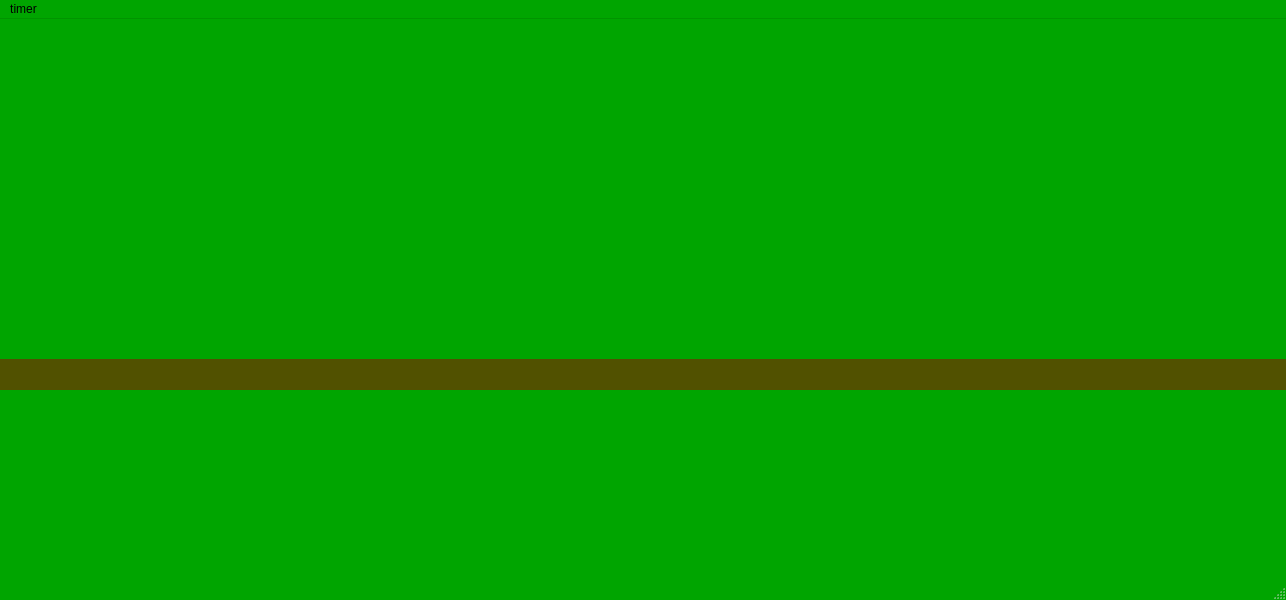
<?xml version="1.0" encoding="UTF-8"?>
<ui version="4.0">
 <class>MainWindow</class>
 <widget class="QMainWindow" name="MainWindow">
  <property name="geometry">
   <rect>
    <x>0</x>
    <y>0</y>
    <width>1286</width>
    <height>600</height>
   </rect>
  </property>
  <property name="minimumSize">
   <size>
    <width>1286</width>
    <height>600</height>
   </size>
  </property>
  <property name="maximumSize">
   <size>
    <width>1286</width>
    <height>600</height>
   </size>
  </property>
  <property name="palette">
   <palette>
    <active>
     <colorrole role="WindowText">
      <brush brushstyle="SolidPattern">
       <color alpha="255">
        <red>0</red>
        <green>0</green>
        <blue>0</blue>
       </color>
      </brush>
     </colorrole>
     <colorrole role="Button">
      <brush brushstyle="SolidPattern">
       <color alpha="255">
        <red>0</red>
        <green>165</green>
        <blue>0</blue>
       </color>
      </brush>
     </colorrole>
     <colorrole role="Light">
      <brush brushstyle="SolidPattern">
       <color alpha="255">
        <red>0</red>
        <green>247</green>
        <blue>0</blue>
       </color>
      </brush>
     </colorrole>
     <colorrole role="Midlight">
      <brush brushstyle="SolidPattern">
       <color alpha="255">
        <red>0</red>
        <green>206</green>
        <blue>0</blue>
       </color>
      </brush>
     </colorrole>
     <colorrole role="Dark">
      <brush brushstyle="SolidPattern">
       <color alpha="255">
        <red>0</red>
        <green>82</green>
        <blue>0</blue>
       </color>
      </brush>
     </colorrole>
     <colorrole role="Mid">
      <brush brushstyle="SolidPattern">
       <color alpha="255">
        <red>0</red>
        <green>110</green>
        <blue>0</blue>
       </color>
      </brush>
     </colorrole>
     <colorrole role="Text">
      <brush brushstyle="SolidPattern">
       <color alpha="255">
        <red>0</red>
        <green>0</green>
        <blue>0</blue>
       </color>
      </brush>
     </colorrole>
     <colorrole role="BrightText">
      <brush brushstyle="SolidPattern">
       <color alpha="255">
        <red>255</red>
        <green>255</green>
        <blue>255</blue>
       </color>
      </brush>
     </colorrole>
     <colorrole role="ButtonText">
      <brush brushstyle="SolidPattern">
       <color alpha="255">
        <red>0</red>
        <green>0</green>
        <blue>0</blue>
       </color>
      </brush>
     </colorrole>
     <colorrole role="Base">
      <brush brushstyle="SolidPattern">
       <color alpha="255">
        <red>255</red>
        <green>255</green>
        <blue>255</blue>
       </color>
      </brush>
     </colorrole>
     <colorrole role="Window">
      <brush brushstyle="SolidPattern">
       <color alpha="255">
        <red>0</red>
        <green>165</green>
        <blue>0</blue>
       </color>
      </brush>
     </colorrole>
     <colorrole role="Shadow">
      <brush brushstyle="SolidPattern">
       <color alpha="255">
        <red>0</red>
        <green>0</green>
        <blue>0</blue>
       </color>
      </brush>
     </colorrole>
     <colorrole role="AlternateBase">
      <brush brushstyle="SolidPattern">
       <color alpha="255">
        <red>127</red>
        <green>210</green>
        <blue>127</blue>
       </color>
      </brush>
     </colorrole>
     <colorrole role="ToolTipBase">
      <brush brushstyle="SolidPattern">
       <color alpha="255">
        <red>255</red>
        <green>255</green>
        <blue>220</blue>
       </color>
      </brush>
     </colorrole>
     <colorrole role="ToolTipText">
      <brush brushstyle="SolidPattern">
       <color alpha="255">
        <red>0</red>
        <green>0</green>
        <blue>0</blue>
       </color>
      </brush>
     </colorrole>
     <colorrole role="PlaceholderText">
      <brush brushstyle="SolidPattern">
       <color alpha="127">
        <red>0</red>
        <green>0</green>
        <blue>0</blue>
       </color>
      </brush>
     </colorrole>
     <colorrole role="Accent">
      <brush brushstyle="SolidPattern">
       <color alpha="255">
        <red>255</red>
        <green>255</green>
        <blue>255</blue>
       </color>
      </brush>
     </colorrole>
    </active>
    <inactive>
     <colorrole role="WindowText">
      <brush brushstyle="SolidPattern">
       <color alpha="255">
        <red>0</red>
        <green>0</green>
        <blue>0</blue>
       </color>
      </brush>
     </colorrole>
     <colorrole role="Button">
      <brush brushstyle="SolidPattern">
       <color alpha="255">
        <red>0</red>
        <green>165</green>
        <blue>0</blue>
       </color>
      </brush>
     </colorrole>
     <colorrole role="Light">
      <brush brushstyle="SolidPattern">
       <color alpha="255">
        <red>0</red>
        <green>247</green>
        <blue>0</blue>
       </color>
      </brush>
     </colorrole>
     <colorrole role="Midlight">
      <brush brushstyle="SolidPattern">
       <color alpha="255">
        <red>0</red>
        <green>206</green>
        <blue>0</blue>
       </color>
      </brush>
     </colorrole>
     <colorrole role="Dark">
      <brush brushstyle="SolidPattern">
       <color alpha="255">
        <red>0</red>
        <green>82</green>
        <blue>0</blue>
       </color>
      </brush>
     </colorrole>
     <colorrole role="Mid">
      <brush brushstyle="SolidPattern">
       <color alpha="255">
        <red>0</red>
        <green>110</green>
        <blue>0</blue>
       </color>
      </brush>
     </colorrole>
     <colorrole role="Text">
      <brush brushstyle="SolidPattern">
       <color alpha="255">
        <red>0</red>
        <green>0</green>
        <blue>0</blue>
       </color>
      </brush>
     </colorrole>
     <colorrole role="BrightText">
      <brush brushstyle="SolidPattern">
       <color alpha="255">
        <red>255</red>
        <green>255</green>
        <blue>255</blue>
       </color>
      </brush>
     </colorrole>
     <colorrole role="ButtonText">
      <brush brushstyle="SolidPattern">
       <color alpha="255">
        <red>0</red>
        <green>0</green>
        <blue>0</blue>
       </color>
      </brush>
     </colorrole>
     <colorrole role="Base">
      <brush brushstyle="SolidPattern">
       <color alpha="255">
        <red>255</red>
        <green>255</green>
        <blue>255</blue>
       </color>
      </brush>
     </colorrole>
     <colorrole role="Window">
      <brush brushstyle="SolidPattern">
       <color alpha="255">
        <red>0</red>
        <green>165</green>
        <blue>0</blue>
       </color>
      </brush>
     </colorrole>
     <colorrole role="Shadow">
      <brush brushstyle="SolidPattern">
       <color alpha="255">
        <red>0</red>
        <green>0</green>
        <blue>0</blue>
       </color>
      </brush>
     </colorrole>
     <colorrole role="AlternateBase">
      <brush brushstyle="SolidPattern">
       <color alpha="255">
        <red>127</red>
        <green>210</green>
        <blue>127</blue>
       </color>
      </brush>
     </colorrole>
     <colorrole role="ToolTipBase">
      <brush brushstyle="SolidPattern">
       <color alpha="255">
        <red>255</red>
        <green>255</green>
        <blue>220</blue>
       </color>
      </brush>
     </colorrole>
     <colorrole role="ToolTipText">
      <brush brushstyle="SolidPattern">
       <color alpha="255">
        <red>0</red>
        <green>0</green>
        <blue>0</blue>
       </color>
      </brush>
     </colorrole>
     <colorrole role="PlaceholderText">
      <brush brushstyle="SolidPattern">
       <color alpha="127">
        <red>0</red>
        <green>0</green>
        <blue>0</blue>
       </color>
      </brush>
     </colorrole>
     <colorrole role="Accent">
      <brush brushstyle="SolidPattern">
       <color alpha="255">
        <red>255</red>
        <green>255</green>
        <blue>255</blue>
       </color>
      </brush>
     </colorrole>
    </inactive>
    <disabled>
     <colorrole role="WindowText">
      <brush brushstyle="SolidPattern">
       <color alpha="255">
        <red>0</red>
        <green>82</green>
        <blue>0</blue>
       </color>
      </brush>
     </colorrole>
     <colorrole role="Button">
      <brush brushstyle="SolidPattern">
       <color alpha="255">
        <red>0</red>
        <green>165</green>
        <blue>0</blue>
       </color>
      </brush>
     </colorrole>
     <colorrole role="Light">
      <brush brushstyle="SolidPattern">
       <color alpha="255">
        <red>0</red>
        <green>247</green>
        <blue>0</blue>
       </color>
      </brush>
     </colorrole>
     <colorrole role="Midlight">
      <brush brushstyle="SolidPattern">
       <color alpha="255">
        <red>0</red>
        <green>206</green>
        <blue>0</blue>
       </color>
      </brush>
     </colorrole>
     <colorrole role="Dark">
      <brush brushstyle="SolidPattern">
       <color alpha="255">
        <red>0</red>
        <green>82</green>
        <blue>0</blue>
       </color>
      </brush>
     </colorrole>
     <colorrole role="Mid">
      <brush brushstyle="SolidPattern">
       <color alpha="255">
        <red>0</red>
        <green>110</green>
        <blue>0</blue>
       </color>
      </brush>
     </colorrole>
     <colorrole role="Text">
      <brush brushstyle="SolidPattern">
       <color alpha="255">
        <red>0</red>
        <green>82</green>
        <blue>0</blue>
       </color>
      </brush>
     </colorrole>
     <colorrole role="BrightText">
      <brush brushstyle="SolidPattern">
       <color alpha="255">
        <red>255</red>
        <green>255</green>
        <blue>255</blue>
       </color>
      </brush>
     </colorrole>
     <colorrole role="ButtonText">
      <brush brushstyle="SolidPattern">
       <color alpha="255">
        <red>0</red>
        <green>82</green>
        <blue>0</blue>
       </color>
      </brush>
     </colorrole>
     <colorrole role="Base">
      <brush brushstyle="SolidPattern">
       <color alpha="255">
        <red>0</red>
        <green>165</green>
        <blue>0</blue>
       </color>
      </brush>
     </colorrole>
     <colorrole role="Window">
      <brush brushstyle="SolidPattern">
       <color alpha="255">
        <red>0</red>
        <green>165</green>
        <blue>0</blue>
       </color>
      </brush>
     </colorrole>
     <colorrole role="Shadow">
      <brush brushstyle="SolidPattern">
       <color alpha="255">
        <red>0</red>
        <green>0</green>
        <blue>0</blue>
       </color>
      </brush>
     </colorrole>
     <colorrole role="AlternateBase">
      <brush brushstyle="SolidPattern">
       <color alpha="255">
        <red>0</red>
        <green>165</green>
        <blue>0</blue>
       </color>
      </brush>
     </colorrole>
     <colorrole role="ToolTipBase">
      <brush brushstyle="SolidPattern">
       <color alpha="255">
        <red>255</red>
        <green>255</green>
        <blue>220</blue>
       </color>
      </brush>
     </colorrole>
     <colorrole role="ToolTipText">
      <brush brushstyle="SolidPattern">
       <color alpha="255">
        <red>0</red>
        <green>0</green>
        <blue>0</blue>
       </color>
      </brush>
     </colorrole>
     <colorrole role="PlaceholderText">
      <brush brushstyle="SolidPattern">
       <color alpha="127">
        <red>0</red>
        <green>82</green>
        <blue>0</blue>
       </color>
      </brush>
     </colorrole>
     <colorrole role="Accent">
      <brush brushstyle="SolidPattern">
       <color alpha="255">
        <red>0</red>
        <green>214</green>
        <blue>0</blue>
       </color>
      </brush>
     </colorrole>
    </disabled>
   </palette>
  </property>
  <property name="windowTitle">
   <string>MainWindow</string>
  </property>
  <widget class="QWidget" name="centralwidget">
   <widget class="QLabel" name="label">
    <property name="geometry">
     <rect>
      <x>0</x>
      <y>250</y>
      <width>131</width>
      <height>92</height>
     </rect>
    </property>
    <property name="text">
     <string/>
    </property>
    <property name="pixmap">
     <pixmap>RIS/2.png</pixmap>
    </property>
   </widget>
   <widget class="QLabel" name="label_2">
    <property name="geometry">
     <rect>
      <x>0</x>
      <y>340</y>
      <width>1291</width>
      <height>31</height>
     </rect>
    </property>
    <property name="palette">
     <palette>
      <active>
       <colorrole role="WindowText">
        <brush brushstyle="SolidPattern">
         <color alpha="255">
          <red>255</red>
          <green>255</green>
          <blue>255</blue>
         </color>
        </brush>
       </colorrole>
       <colorrole role="Button">
        <brush brushstyle="SolidPattern">
         <color alpha="255">
          <red>81</red>
          <green>81</green>
          <blue>0</blue>
         </color>
        </brush>
       </colorrole>
       <colorrole role="Light">
        <brush brushstyle="SolidPattern">
         <color alpha="255">
          <red>121</red>
          <green>121</green>
          <blue>0</blue>
         </color>
        </brush>
       </colorrole>
       <colorrole role="Midlight">
        <brush brushstyle="SolidPattern">
         <color alpha="255">
          <red>101</red>
          <green>101</green>
          <blue>0</blue>
         </color>
        </brush>
       </colorrole>
       <colorrole role="Dark">
        <brush brushstyle="SolidPattern">
         <color alpha="255">
          <red>40</red>
          <green>40</green>
          <blue>0</blue>
         </color>
        </brush>
       </colorrole>
       <colorrole role="Mid">
        <brush brushstyle="SolidPattern">
         <color alpha="255">
          <red>54</red>
          <green>54</green>
          <blue>0</blue>
         </color>
        </brush>
       </colorrole>
       <colorrole role="Text">
        <brush brushstyle="SolidPattern">
         <color alpha="255">
          <red>255</red>
          <green>255</green>
          <blue>255</blue>
         </color>
        </brush>
       </colorrole>
       <colorrole role="BrightText">
        <brush brushstyle="SolidPattern">
         <color alpha="255">
          <red>255</red>
          <green>255</green>
          <blue>255</blue>
         </color>
        </brush>
       </colorrole>
       <colorrole role="ButtonText">
        <brush brushstyle="SolidPattern">
         <color alpha="255">
          <red>255</red>
          <green>255</green>
          <blue>255</blue>
         </color>
        </brush>
       </colorrole>
       <colorrole role="Base">
        <brush brushstyle="SolidPattern">
         <color alpha="255">
          <red>0</red>
          <green>0</green>
          <blue>0</blue>
         </color>
        </brush>
       </colorrole>
       <colorrole role="Window">
        <brush brushstyle="SolidPattern">
         <color alpha="255">
          <red>81</red>
          <green>81</green>
          <blue>0</blue>
         </color>
        </brush>
       </colorrole>
       <colorrole role="Shadow">
        <brush brushstyle="SolidPattern">
         <color alpha="255">
          <red>0</red>
          <green>0</green>
          <blue>0</blue>
         </color>
        </brush>
       </colorrole>
       <colorrole role="AlternateBase">
        <brush brushstyle="SolidPattern">
         <color alpha="255">
          <red>40</red>
          <green>40</green>
          <blue>0</blue>
         </color>
        </brush>
       </colorrole>
       <colorrole role="ToolTipBase">
        <brush brushstyle="SolidPattern">
         <color alpha="255">
          <red>255</red>
          <green>255</green>
          <blue>220</blue>
         </color>
        </brush>
       </colorrole>
       <colorrole role="ToolTipText">
        <brush brushstyle="SolidPattern">
         <color alpha="255">
          <red>0</red>
          <green>0</green>
          <blue>0</blue>
         </color>
        </brush>
       </colorrole>
       <colorrole role="PlaceholderText">
        <brush brushstyle="SolidPattern">
         <color alpha="127">
          <red>255</red>
          <green>255</green>
          <blue>255</blue>
         </color>
        </brush>
       </colorrole>
       <colorrole role="Accent">
        <brush brushstyle="SolidPattern">
         <color alpha="255">
          <red>0</red>
          <green>0</green>
          <blue>0</blue>
         </color>
        </brush>
       </colorrole>
      </active>
      <inactive>
       <colorrole role="WindowText">
        <brush brushstyle="SolidPattern">
         <color alpha="255">
          <red>255</red>
          <green>255</green>
          <blue>255</blue>
         </color>
        </brush>
       </colorrole>
       <colorrole role="Button">
        <brush brushstyle="SolidPattern">
         <color alpha="255">
          <red>81</red>
          <green>81</green>
          <blue>0</blue>
         </color>
        </brush>
       </colorrole>
       <colorrole role="Light">
        <brush brushstyle="SolidPattern">
         <color alpha="255">
          <red>121</red>
          <green>121</green>
          <blue>0</blue>
         </color>
        </brush>
       </colorrole>
       <colorrole role="Midlight">
        <brush brushstyle="SolidPattern">
         <color alpha="255">
          <red>101</red>
          <green>101</green>
          <blue>0</blue>
         </color>
        </brush>
       </colorrole>
       <colorrole role="Dark">
        <brush brushstyle="SolidPattern">
         <color alpha="255">
          <red>40</red>
          <green>40</green>
          <blue>0</blue>
         </color>
        </brush>
       </colorrole>
       <colorrole role="Mid">
        <brush brushstyle="SolidPattern">
         <color alpha="255">
          <red>54</red>
          <green>54</green>
          <blue>0</blue>
         </color>
        </brush>
       </colorrole>
       <colorrole role="Text">
        <brush brushstyle="SolidPattern">
         <color alpha="255">
          <red>255</red>
          <green>255</green>
          <blue>255</blue>
         </color>
        </brush>
       </colorrole>
       <colorrole role="BrightText">
        <brush brushstyle="SolidPattern">
         <color alpha="255">
          <red>255</red>
          <green>255</green>
          <blue>255</blue>
         </color>
        </brush>
       </colorrole>
       <colorrole role="ButtonText">
        <brush brushstyle="SolidPattern">
         <color alpha="255">
          <red>255</red>
          <green>255</green>
          <blue>255</blue>
         </color>
        </brush>
       </colorrole>
       <colorrole role="Base">
        <brush brushstyle="SolidPattern">
         <color alpha="255">
          <red>0</red>
          <green>0</green>
          <blue>0</blue>
         </color>
        </brush>
       </colorrole>
       <colorrole role="Window">
        <brush brushstyle="SolidPattern">
         <color alpha="255">
          <red>81</red>
          <green>81</green>
          <blue>0</blue>
         </color>
        </brush>
       </colorrole>
       <colorrole role="Shadow">
        <brush brushstyle="SolidPattern">
         <color alpha="255">
          <red>0</red>
          <green>0</green>
          <blue>0</blue>
         </color>
        </brush>
       </colorrole>
       <colorrole role="AlternateBase">
        <brush brushstyle="SolidPattern">
         <color alpha="255">
          <red>40</red>
          <green>40</green>
          <blue>0</blue>
         </color>
        </brush>
       </colorrole>
       <colorrole role="ToolTipBase">
        <brush brushstyle="SolidPattern">
         <color alpha="255">
          <red>255</red>
          <green>255</green>
          <blue>220</blue>
         </color>
        </brush>
       </colorrole>
       <colorrole role="ToolTipText">
        <brush brushstyle="SolidPattern">
         <color alpha="255">
          <red>0</red>
          <green>0</green>
          <blue>0</blue>
         </color>
        </brush>
       </colorrole>
       <colorrole role="PlaceholderText">
        <brush brushstyle="SolidPattern">
         <color alpha="127">
          <red>255</red>
          <green>255</green>
          <blue>255</blue>
         </color>
        </brush>
       </colorrole>
       <colorrole role="Accent">
        <brush brushstyle="SolidPattern">
         <color alpha="255">
          <red>0</red>
          <green>0</green>
          <blue>0</blue>
         </color>
        </brush>
       </colorrole>
      </inactive>
      <disabled>
       <colorrole role="WindowText">
        <brush brushstyle="SolidPattern">
         <color alpha="255">
          <red>40</red>
          <green>40</green>
          <blue>0</blue>
         </color>
        </brush>
       </colorrole>
       <colorrole role="Button">
        <brush brushstyle="SolidPattern">
         <color alpha="255">
          <red>81</red>
          <green>81</green>
          <blue>0</blue>
         </color>
        </brush>
       </colorrole>
       <colorrole role="Light">
        <brush brushstyle="SolidPattern">
         <color alpha="255">
          <red>121</red>
          <green>121</green>
          <blue>0</blue>
         </color>
        </brush>
       </colorrole>
       <colorrole role="Midlight">
        <brush brushstyle="SolidPattern">
         <color alpha="255">
          <red>101</red>
          <green>101</green>
          <blue>0</blue>
         </color>
        </brush>
       </colorrole>
       <colorrole role="Dark">
        <brush brushstyle="SolidPattern">
         <color alpha="255">
          <red>40</red>
          <green>40</green>
          <blue>0</blue>
         </color>
        </brush>
       </colorrole>
       <colorrole role="Mid">
        <brush brushstyle="SolidPattern">
         <color alpha="255">
          <red>54</red>
          <green>54</green>
          <blue>0</blue>
         </color>
        </brush>
       </colorrole>
       <colorrole role="Text">
        <brush brushstyle="SolidPattern">
         <color alpha="255">
          <red>40</red>
          <green>40</green>
          <blue>0</blue>
         </color>
        </brush>
       </colorrole>
       <colorrole role="BrightText">
        <brush brushstyle="SolidPattern">
         <color alpha="255">
          <red>255</red>
          <green>255</green>
          <blue>255</blue>
         </color>
        </brush>
       </colorrole>
       <colorrole role="ButtonText">
        <brush brushstyle="SolidPattern">
         <color alpha="255">
          <red>40</red>
          <green>40</green>
          <blue>0</blue>
         </color>
        </brush>
       </colorrole>
       <colorrole role="Base">
        <brush brushstyle="SolidPattern">
         <color alpha="255">
          <red>81</red>
          <green>81</green>
          <blue>0</blue>
         </color>
        </brush>
       </colorrole>
       <colorrole role="Window">
        <brush brushstyle="SolidPattern">
         <color alpha="255">
          <red>81</red>
          <green>81</green>
          <blue>0</blue>
         </color>
        </brush>
       </colorrole>
       <colorrole role="Shadow">
        <brush brushstyle="SolidPattern">
         <color alpha="255">
          <red>0</red>
          <green>0</green>
          <blue>0</blue>
         </color>
        </brush>
       </colorrole>
       <colorrole role="AlternateBase">
        <brush brushstyle="SolidPattern">
         <color alpha="255">
          <red>81</red>
          <green>81</green>
          <blue>0</blue>
         </color>
        </brush>
       </colorrole>
       <colorrole role="ToolTipBase">
        <brush brushstyle="SolidPattern">
         <color alpha="255">
          <red>255</red>
          <green>255</green>
          <blue>220</blue>
         </color>
        </brush>
       </colorrole>
       <colorrole role="ToolTipText">
        <brush brushstyle="SolidPattern">
         <color alpha="255">
          <red>0</red>
          <green>0</green>
          <blue>0</blue>
         </color>
        </brush>
       </colorrole>
       <colorrole role="PlaceholderText">
        <brush brushstyle="SolidPattern">
         <color alpha="127">
          <red>40</red>
          <green>40</green>
          <blue>0</blue>
         </color>
        </brush>
       </colorrole>
       <colorrole role="Accent">
        <brush brushstyle="SolidPattern">
         <color alpha="255">
          <red>57</red>
          <green>57</green>
          <blue>0</blue>
         </color>
        </brush>
       </colorrole>
      </disabled>
     </palette>
    </property>
    <property name="autoFillBackground">
     <bool>true</bool>
    </property>
    <property name="text">
     <string/>
    </property>
   </widget>
  </widget>
  <widget class="QMenuBar" name="menubar">
   <property name="geometry">
    <rect>
     <x>0</x>
     <y>0</y>
     <width>1286</width>
     <height>22</height>
    </rect>
   </property>
   <widget class="QMenu" name="menutimer">
    <property name="title">
     <string>timer</string>
    </property>
    <addaction name="actionStart"/>
    <addaction name="actionStop"/>
    <addaction name="actionExit"/>
   </widget>
   <addaction name="menutimer"/>
  </widget>
  <widget class="QStatusBar" name="statusbar"/>
  <action name="actionStart">
   <property name="text">
    <string>Start</string>
   </property>
  </action>
  <action name="actionStop">
   <property name="text">
    <string>Stop</string>
   </property>
  </action>
  <action name="actionExit">
   <property name="text">
    <string>Exit</string>
   </property>
  </action>
 </widget>
 <resources/>
 <connections/>
</ui>
